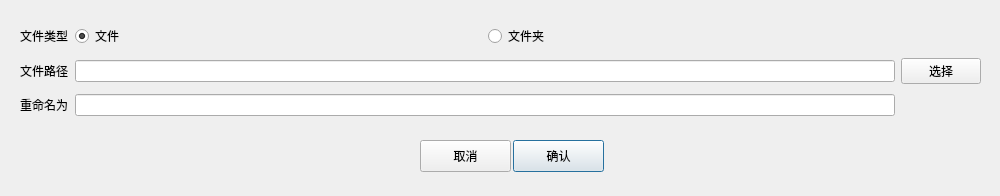
<?xml version="1.0" encoding="UTF-8"?>
<ui version="4.0">
 <class>RenameFileDialog</class>
 <widget class="QDialog" name="RenameFileDialog">
  <property name="geometry">
   <rect>
    <x>0</x>
    <y>0</y>
    <width>1000</width>
    <height>196</height>
   </rect>
  </property>
  <property name="windowTitle">
   <string>Dialog</string>
  </property>
  <widget class="QWidget" name="gridLayoutWidget">
   <property name="geometry">
    <rect>
     <x>20</x>
     <y>20</y>
     <width>961</width>
     <height>101</height>
    </rect>
   </property>
   <layout class="QGridLayout" name="gridLayout">
    <item row="1" column="0">
     <widget class="QLabel" name="label">
      <property name="text">
       <string>文件路径</string>
      </property>
     </widget>
    </item>
    <item row="0" column="0">
     <widget class="QLabel" name="label_2">
      <property name="text">
       <string>文件类型</string>
      </property>
     </widget>
    </item>
    <item row="0" column="1">
     <layout class="QHBoxLayout" name="horizontalLayout">
      <item>
       <widget class="QRadioButton" name="fileRadio">
        <property name="text">
         <string>文件</string>
        </property>
        <property name="checked">
         <bool>true</bool>
        </property>
       </widget>
      </item>
      <item>
       <widget class="QRadioButton" name="dirRadio">
        <property name="text">
         <string>文件夹</string>
        </property>
       </widget>
      </item>
     </layout>
    </item>
    <item row="1" column="2">
     <widget class="QPushButton" name="originBtn">
      <property name="sizePolicy">
       <sizepolicy hsizetype="Minimum" vsizetype="Fixed">
        <horstretch>0</horstretch>
        <verstretch>0</verstretch>
       </sizepolicy>
      </property>
      <property name="minimumSize">
       <size>
        <width>0</width>
        <height>0</height>
       </size>
      </property>
      <property name="maximumSize">
       <size>
        <width>16777215</width>
        <height>16777215</height>
       </size>
      </property>
      <property name="sizeIncrement">
       <size>
        <width>0</width>
        <height>0</height>
       </size>
      </property>
      <property name="baseSize">
       <size>
        <width>0</width>
        <height>0</height>
       </size>
      </property>
      <property name="font">
       <font>
        <kerning>true</kerning>
       </font>
      </property>
      <property name="text">
       <string>选择</string>
      </property>
      <property name="autoDefault">
       <bool>false</bool>
      </property>
      <property name="flat">
       <bool>false</bool>
      </property>
     </widget>
    </item>
    <item row="1" column="1">
     <widget class="QLineEdit" name="originEdit"/>
    </item>
    <item row="2" column="0">
     <widget class="QLabel" name="label_3">
      <property name="text">
       <string>重命名为</string>
      </property>
     </widget>
    </item>
    <item row="2" column="1">
     <widget class="QLineEdit" name="renameEdit"/>
    </item>
   </layout>
  </widget>
  <widget class="QPushButton" name="confirmBtn">
   <property name="geometry">
    <rect>
     <x>513</x>
     <y>140</y>
     <width>91</width>
     <height>32</height>
    </rect>
   </property>
   <property name="text">
    <string>确认</string>
   </property>
  </widget>
  <widget class="QPushButton" name="cancelBtn">
   <property name="geometry">
    <rect>
     <x>420</x>
     <y>140</y>
     <width>91</width>
     <height>32</height>
    </rect>
   </property>
   <property name="text">
    <string>取消</string>
   </property>
  </widget>
 </widget>
 <resources/>
 <connections/>
</ui>
